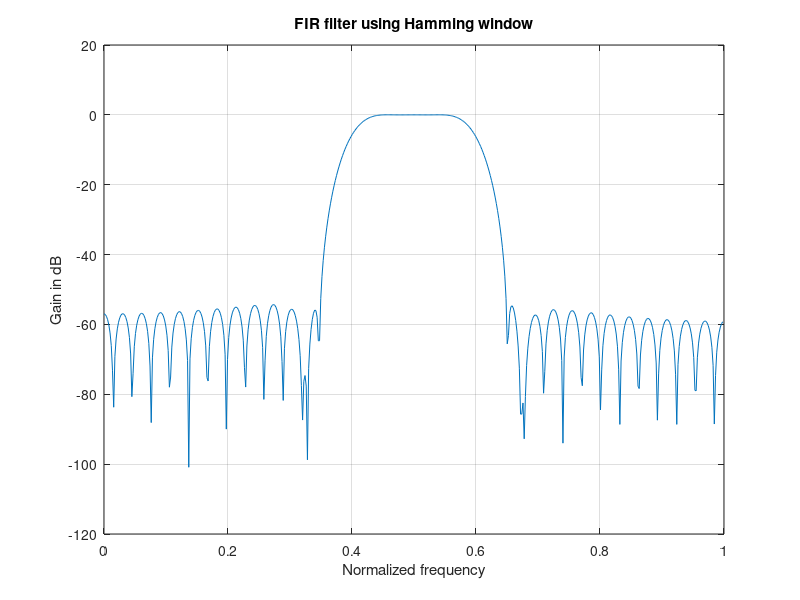
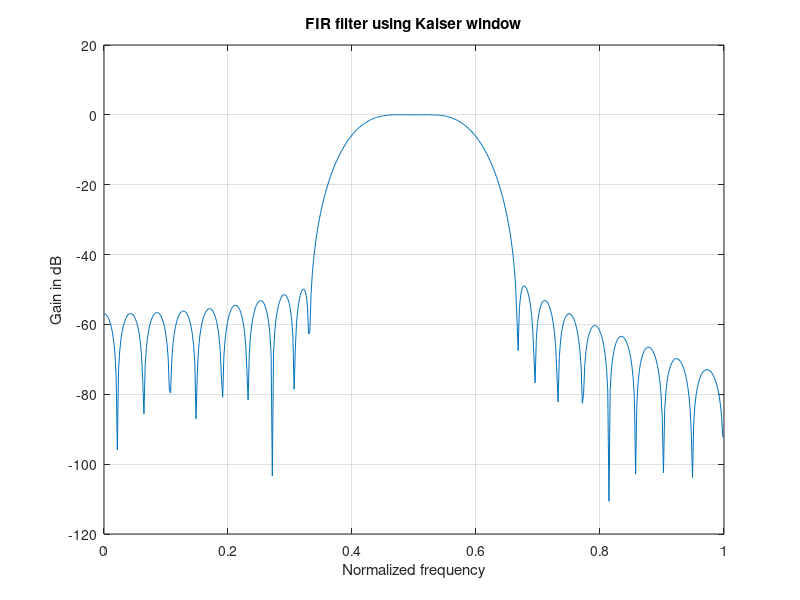

These figures' MATLAB source, in order:
clc;
clear all;
close all;
Fs = 2000;
rp = 0.5;
rs = 40;
wp = 0.5*pi;
ws = 0.6*pi;

N = ceil(6.6*pi/(ws - wp));
disp(N);
b = fir1(N,[0.4,0.6]);
[H,W] = freqz(b,1,512);
figure(1);
plot(W/pi,20*log10(abs(H))),grid on;
title('FIR filter using Hamming window');
xlabel('Normalized frequency'),ylabel('Gain in dB');

k = (rs - 7.95)/14.36;
N1 = ceil((k*2*pi)/(ws-wp));
disp(N1);
b1 = fir1(N1,[0.4,0.6],kaiser(N1+1,4.55));
[H1,W1] = freqz(b1,1,512);
figure(2);
plot(W1/pi,20*log10(abs(H1))),grid on;
title('FIR filter using Kaiser window');
xlabel('Normalized frequency'),ylabel('Gain in dB');
